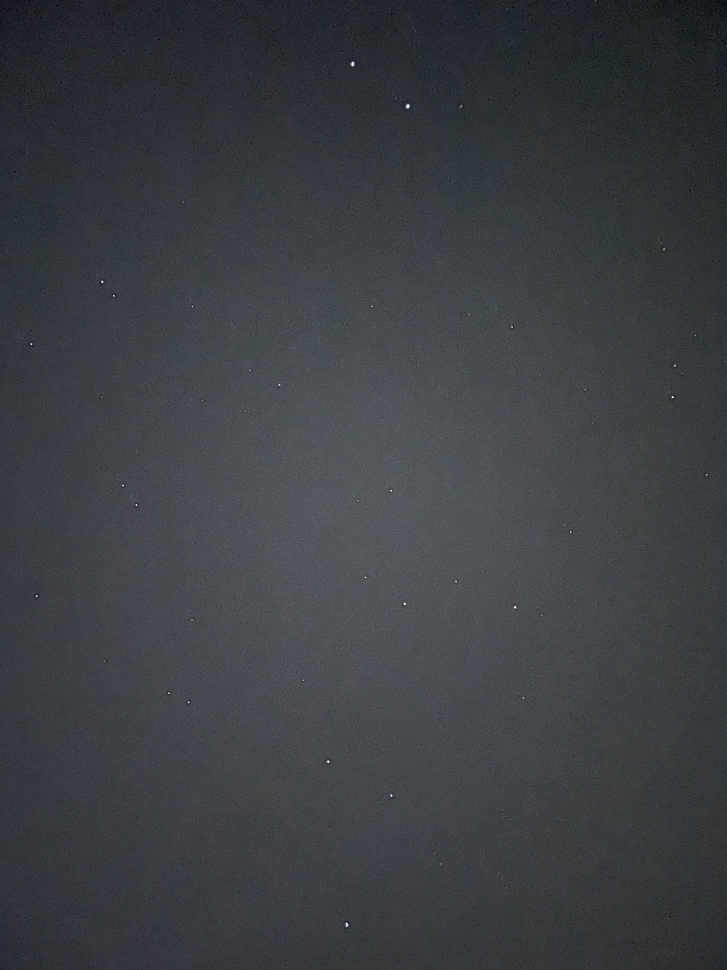
#> input picture Stars/IMG_3063.jpeg, 727 x 970 px, shrunk from 3024 x 4032 before the run
$ python main.py
#> lines starting #> are read from the running program, lines starting #| are printed output that depends on the picture; after the words box and inside, x2 and y2 are one past the last pixel; in counts of white or black regions, pixels touching at a corner belong together
### star_detector.py
import cv2
import numpy as np

class StarDetector:
    def __init__(self, threshold=127, min_area=5, max_area=2000, min_circularity=0.5, max_aspect_ratio=1.5):
        """
        Initialize the star detector with thresholding parameters.

        Args:
            threshold (int): Threshold value for binary image creation (0-255)
            min_area (float): Minimum area of stars to detect
            max_area (float): Maximum area of stars to detect
            min_circularity (float): Minimum circularity ratio (0-1) for star detection
            max_aspect_ratio (float): Maximum aspect ratio for star detection
        """
        self.threshold = threshold
        self.min_area = min_area
        self.max_area = max_area
        self.min_circularity = min_circularity
        self.max_aspect_ratio = max_aspect_ratio

    def detect_stars(self, image_path):
        """
        Detect stars in an image using thresholding and contour detection.

        Args:
            image_path (str): Path to the image file

        Returns:
            numpy.ndarray: Array of star centroids (x, y coordinates)
        """
        # Read image
        img = cv2.imread(image_path, cv2.IMREAD_GRAYSCALE)
        if img is None:
            raise ValueError(f"Could not load image: {image_path}")

        # Apply thresholding
        _, binary = cv2.threshold(img, self.threshold, 255, cv2.THRESH_BINARY)

        # Find contours
        contours, _ = cv2.findContours(binary, cv2.RETR_EXTERNAL, cv2.CHAIN_APPROX_SIMPLE)

        star_positions = []
        for contour in contours:
            # Calculate contour area
            area = cv2.contourArea(contour)

            # Filter by area
            if self.min_area <= area <= self.max_area:
                # Calculate circularity
                perimeter = cv2.arcLength(contour, True)
                if perimeter > 0:
                    circularity = 4 * np.pi * area / (perimeter * perimeter)

                    # Get rotated rectangle to check aspect ratio
                    rect = cv2.minAreaRect(contour)
                    width = rect[1][0]
                    height = rect[1][1]

                    # Avoid division by zero
                    if width > 0 and height > 0:
                        aspect_ratio = max(width, height) / min(width, height)

                        # Filter by circularity and aspect ratio
                        if circularity > self.min_circularity and aspect_ratio <= self.max_aspect_ratio:
                            # Calculate centroid
                            M = cv2.moments(contour)
                            if M["m00"] != 0:
                                cx = M["m10"] / M["m00"]
                                cy = M["m01"] / M["m00"]
                                star_positions.append([cx, cy])

        return np.array(star_positions)

    # [16 lines left out: function visualize_detections, not called in this run]

### triangle_matcher.py
import numpy as np
import itertools
from scipy.spatial import cKDTree
import cv2
import random

class TriangleMatcher:
    def __init__(self, tolerance=1e-2, angle_tolerance=1.0, match_distance=10.0, min_match_threshold=0.25, min_match_count=3, max_tries=500):
        """
        Initialize the triangle matcher.

        Args:
            tolerance (float): Tolerance for side length ratio matching
            angle_tolerance (float): Tolerance for angle matching in degrees
            match_distance (float): Maximum distance for point matching after transform
            min_match_count (int): Minimum number of stars that must match to consider a valid transformation
            max_tries (int): Maximum number of random triangles to try
        """
        self.tolerance = tolerance
        self.angle_tolerance = angle_tolerance
        self.match_distance = match_distance
        self.min_match_count = min_match_count
        self.max_tries = max_tries  # Maximum number of random triangles to try
        self.min_match_threshold = min_match_threshold
    def _compute_image_bounds(self, points):
        """Compute the bounding box of points."""
        if len(points) == 0:
            return 0, 0, 0, 0
        points = np.array(points)
        min_x, min_y = np.min(points, axis=0)
        max_x, max_y = np.max(points, axis=0)
        return min_x, min_y, max_x, max_y

    def _compute_angles(self, p1, p2, p3):
        """Compute angles of a triangle in degrees."""
        v1 = np.array(p2) - np.array(p1)
        v2 = np.array(p3) - np.array(p1)
        v3 = np.array(p3) - np.array(p2)

        def angle_between(v1, v2):
            cos_angle = np.dot(v1, v2) / (np.linalg.norm(v1) * np.linalg.norm(v2))
            cos_angle = np.clip(cos_angle, -1.0, 1.0)
            return np.degrees(np.arccos(cos_angle))

        angles = [
            angle_between(v1, v2),
            angle_between(-v1, v3),
            angle_between(-v2, -v3)
        ]
        return sorted(angles)

    def _is_valid_triangle(self, p1, p2, p3, points, min_angle=15.0, min_side_ratio=0.2):
        """Check if triangle is valid for matching."""
        # Get image bounds
        min_x, min_y, max_x, max_y = self._compute_image_bounds(points)
        image_diagonal = np.sqrt((max_x - min_x)**2 + (max_y - min_y)**2)
        min_side_length = image_diagonal * 0.05  # 5% of image diagonal
        max_side_length = image_diagonal * 0.8   # 80% of image diagonal

        # Get side lengths
        sides = sorted([
            np.linalg.norm(np.array(p1) - np.array(p2)),
            np.linalg.norm(np.array(p2) - np.array(p3)),
            np.linalg.norm(np.array(p1) - np.array(p3))
        ])

        # Check side lengths relative to image size
        if sides[0] < min_side_length or sides[2] > max_side_length:
            return False

        # Check minimum side ratio
        if sides[0] / sides[2] < min_side_ratio:
            return False

        # Check angles
        angles = self._compute_angles(p1, p2, p3)
        if angles[0] < min_angle:  # Smallest angle too small
            return False

        return True

    def _triangle_signature(self, p1, p2, p3, points):
        """Compute signature of a triangle."""
        if not self._is_valid_triangle(p1, p2, p3, points):
            return None

        # Get side lengths
        sides = sorted([
            np.linalg.norm(np.array(p1) - np.array(p2)),
            np.linalg.norm(np.array(p2) - np.array(p3)),
            np.linalg.norm(np.array(p1) - np.array(p3))
        ])

        # Normalize by longest side
        ratios = (sides[0]/sides[2], sides[1]/sides[2])
        angles = self._compute_angles(p1, p2, p3)

        # Round to handle numerical precision
        ratios = tuple(round(r / self.tolerance) * self.tolerance for r in ratios)
        angles = tuple(round(a / self.angle_tolerance) * self.angle_tolerance for a in angles)

        return (ratios, angles)

    # [69 lines left out: functions _compute_transform, _try_transform, not called in this run]

    def _build_triangle_db(self, stars):
        """Build a hash table of triangle signatures from the second image."""
        triangle_db = {}
        for i, j, k in itertools.combinations(range(len(stars)), 3):
            sig = self._triangle_signature(stars[i], stars[j], stars[k], stars)
            if sig:
                triangle_db.setdefault(sig, []).append((i, j, k))
        return triangle_db

    def find_match(self, stars1, stars2):
        """Find best matching triangle pattern between two star sets."""
        print(f"\nSearching for matches between {len(stars1)} and {len(stars2)} stars")

        # Calculate minimum required matches (30% of stars1)
        min_required_matches = int(self.min_match_threshold * len(stars1))
        self.min_match_count = max(self.min_match_count, min_required_matches)

        # Build hash table of triangles from image 2
        print("Building triangle database from reference image...")
        triangle_db = self._build_triangle_db(stars2)
        print(f"Created database with {len(triangle_db)} unique triangle patterns")
        print(f"Requiring at least {self.min_match_count} matches ({(self.min_match_count/len(stars1)*100):.1f}% of stars)")

        best_match = None
        best_count = self.min_match_count - 1
        best_tri1 = best_tri2 = None

        # Get all possible triangle vertex combinations from image 1
        all_triangles = list(itertools.combinations(range(len(stars1)), 3))
        random.shuffle(all_triangles)  # Randomize the order

        # Try random triangles from image 1
        num_tries = min(self.max_tries, len(all_triangles))
        print(f"Will try {num_tries} random triangles from image 1")

        for try_num, (i, j, k) in enumerate(all_triangles[:num_tries]):
            # print(f"Try {try_num + 1}/{num_tries}...")

            # Get triangle signature
            tri1_pts = [stars1[i], stars1[j], stars1[k]]
            sig = self._triangle_signature(*tri1_pts, stars1)
            if sig is None:
                continue

            # Check all matching triangles in the database
            if sig in triangle_db:
                for i2, j2, k2 in triangle_db[sig]:
                    transformed, count = self._try_transform(
                        stars1, stars2,
                        [i, j, k],
                        [i2, j2, k2]
                    )

                    if transformed is not None and count > best_count:
                        print(f"New best match! {count} stars aligned ({(count/len(stars1)*100):.1f}%)")
                        best_match = transformed
                        best_count = count
                        best_tri1 = np.array(tri1_pts)
                        best_tri2 = np.array([stars2[i2], stars2[j2], stars2[k2]])

        if best_match is not None and best_count >= self.min_match_count:
            print(f"\nBest match found: {best_count} stars aligned ({(best_count/len(stars1)*100):.1f}%)")
            return best_match, best_count, best_tri1, best_tri2

        print(f"\nNo good matches found meeting the {self.min_match_threshold*100}% threshold")
        return None, 0, None, None

    def _build_kdtree(self, points):
        """Build a KD-tree for the given points."""
        return cKDTree(points)

### main.py
import matplotlib.pyplot as plt
from star_detector import StarDetector
from triangle_matcher import TriangleMatcher
import cv2
import numpy as np

# Add color constants
YELLOW = '\033[93m'
RESET = '\033[0m'

# [13 lines left out: function draw_triangle, not called in this run]

def main():
    # Initialize components with thresholding parameters
    detector = StarDetector(
        threshold=120,              # Brightness threshold (adjust based on image brightness)
        min_area=4,                 # Minimum star size
        max_area=2000               # Maximum star size
    )
    matcher = TriangleMatcher(
        tolerance=0.05,             # More lenient ratio matching
        angle_tolerance=1.0,        # More lenient angle matching
        match_distance=15.0,        # More lenient distance matching
        max_tries=500              # More tries for better results
    )

    # Image paths
    img1_path = 'Stars/IMG_3063.jpeg'
    img2_path = 'Stars/IMG_3061.jpeg'

    try:
        # Detect stars in both images
        stars_img1 = detector.detect_stars(img1_path)
#> in detect_stars, `_, binary = cv2.threshold(img, self.threshold, 255, cv2.THRESH_BINARY)`:
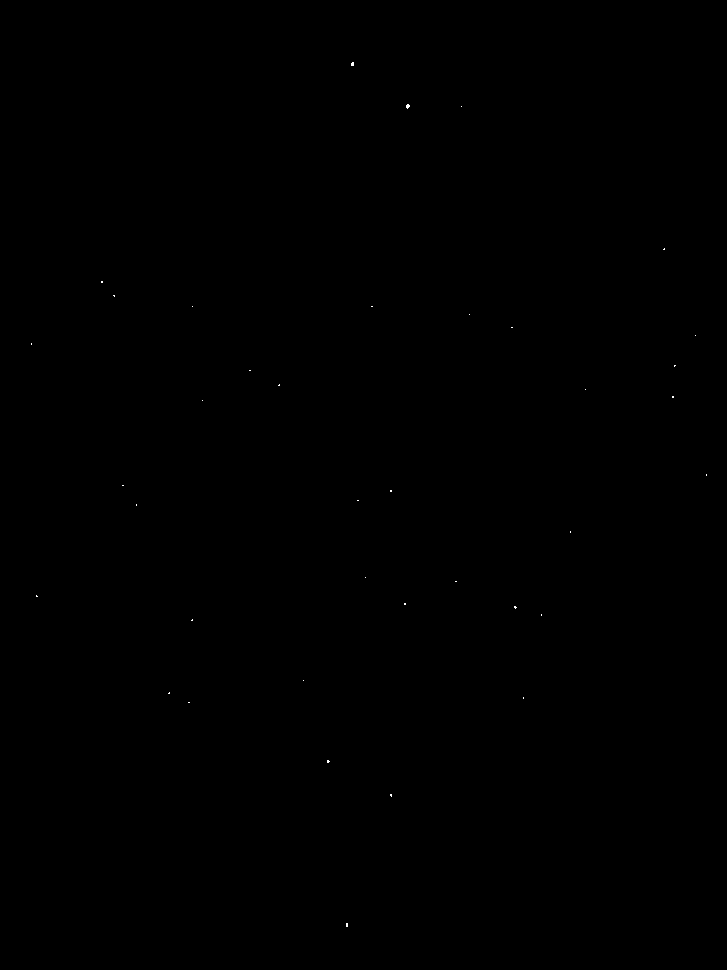
#> binary: shape (970, 727); 0.02% white in thin lines or dots, all inside (x1, y1, x2, y2) = (31, 62, 707, 927)
#> in detect_stars, `contours, _ = cv2.findContours(binary, cv2.RETR_EXTERNAL, cv2.CHAIN_AP..`: contours = 38 contours, all with area under 20
#> the loop in detect_stars, `for contour in contours:` made 38 passes
#> (area, perimeter, circularity, rect, width, height, aspect_ratio, cx) on passes 37 to 38: (8.5, 11.07, 0.871, ((407.3, 105.8), (3.54, 2.83), -45), 3.54, 2.83, 1.25, 407.4), (5.5, 9.41, 0.78, ((352, 63.5), (3, 2), -90), 3, 2, 1.5, 352.1)
#> after the loop in detect_stars, `for contour in contours:`: star_positions = [[407.4, 105.8], [352.1, 63.61]]
#> stars_img1 = [[407.4, 105.8], [352.1, 63.61]]
        stars_img2 = detector.detect_stars(img2_path)
#> call 2 of detect_stars, with image_path = 'Stars/IMG_3061.jpeg'
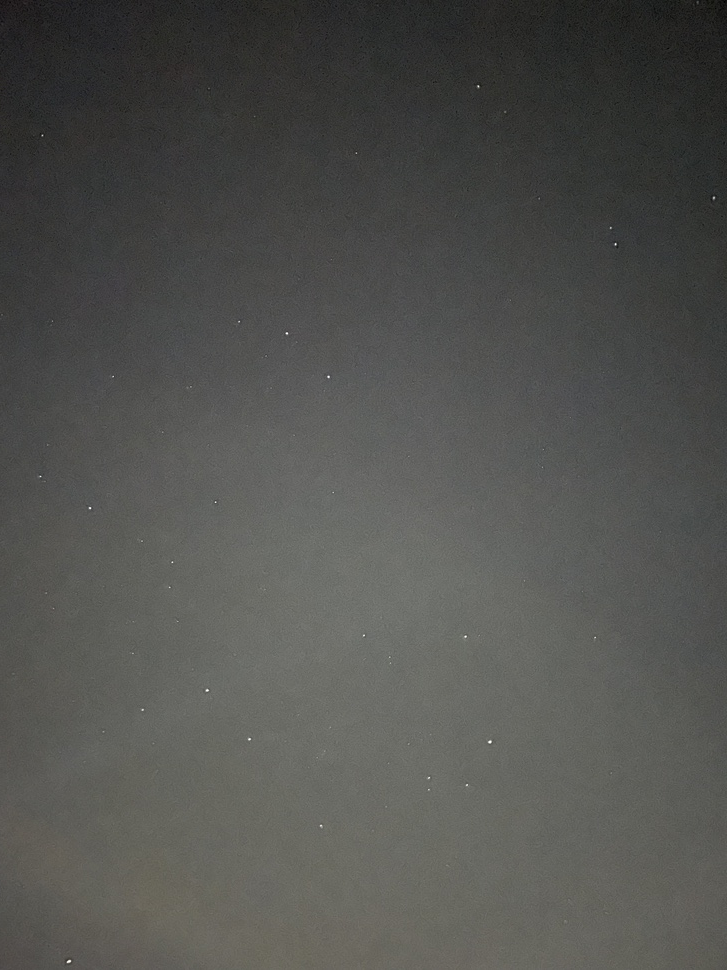
#> input picture Stars/IMG_3061.jpeg, 727 x 970 px, shrunk from 3024 x 4032 before the run
#> in detect_stars (call 2), `_, binary = cv2.threshold(img, self.threshold, 255, cv2.THRESH_BINARY)`:
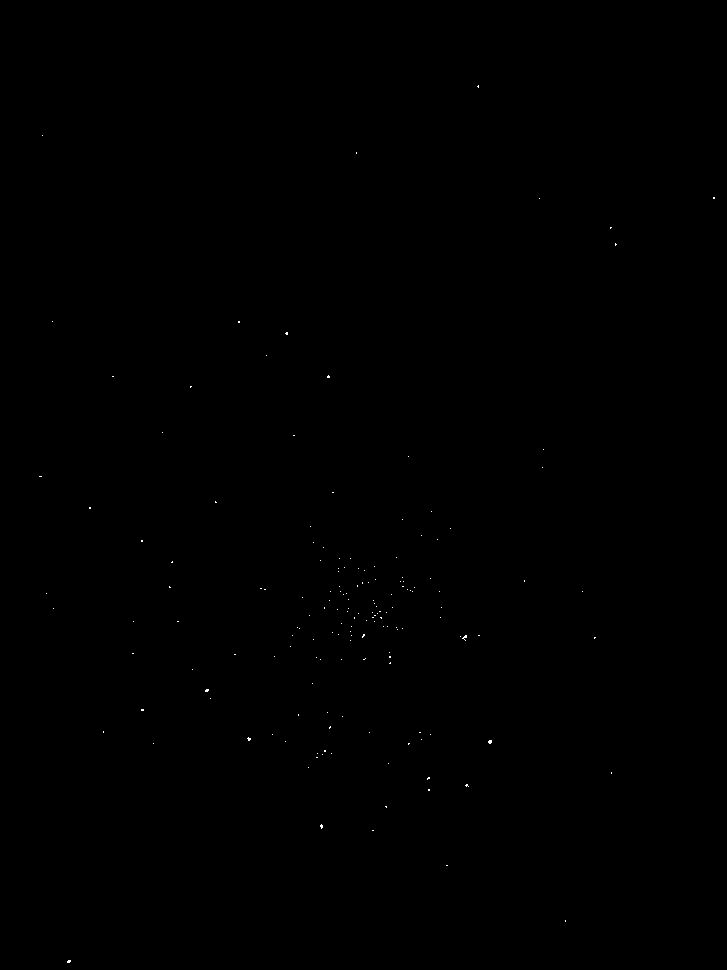
#> binary: shape (970, 727); 0.05% white in thin lines or dots, all inside (x1, y1, x2, y2) = (39, 85, 715, 963)
#> in detect_stars (call 2), `contours, _ = cv2.findContours(binary, cv2.RETR_EXTERNAL, cv2.CHAIN_AP..`: contours = 166 contours, all with area under 20
#> the loop in detect_stars (call 2), `for contour in contours:` made 166 passes
#> (area, perimeter, circularity, rect, width, height, aspect_ratio, cx) on passes 1, 5, 21, 23, 35: (5, 8.83, 0.806, ((68.5, 961), (2, 3), -90), 2, 3, 1.5, 68.5), (5, 9.66, 0.674, ((321, 826), (2.83, 2.83), -45), 2.83, 2.83, 1, 321.1), (7.5, 10.24, 0.898, ((489.5, 741.5), (3, 3), -90), 3, 3, 1, 489.6), (5, 9.66, 0.674, ((248.5, 738.5), (2.83, 2.83), -45), 2.83, 2.83, 1, 248.6), (5, 8.83, 0.806, ((206.5, 690), (2, 3), -90), 2, 3, 1.5, 206.5)
#> after the loop in detect_stars (call 2), `for contour in contours:`: star_positions = [[68.5, 961], [321.1, 825.8], [489.6, 741.4], [248.6, 738.6], [206.5, 690]]
#> stars_img2 has the same summary as star_positions in detect_stars

        if len(stars_img1) == 0 or len(stars_img2) == 0:
            print("No stars detected! Try adjusting the threshold value.")
            return

        print(f"Detected {len(stars_img1)} stars in image 1")
#| Detected 2 stars in image 1
        print(f"Detected {len(stars_img2)} stars in image 2")
#| Detected 5 stars in image 2

        # Validate that second image has more stars
        if len(stars_img2) <= len(stars_img1):
            print(f"\n{YELLOW}Warning: The second image should have more stars than the first image!")
            print(f"First image: {len(stars_img1)} stars")
            print(f"Second image: {len(stars_img2)} stars")
            print(f"Consider swapping the order of your input images.{RESET}\n")
            return

        print("Searching for best matching triangle pattern...")

        # Find matching triangles and transform
        transformed_stars, match_count, triangle1, triangle2 = matcher.find_match(stars_img1, stars_img2)
#| Searching for matches between 2 and 5 stars
#> in find_match, `min_required_matches = int(self.min_match_threshold * len(stars1))`: min_required_matches = 0
#> in find_match, `self.min_match_count = max(self.min_match_count, min_required_matches)`: self.min_match_count = 3
#> the loop in _build_triangle_db, `for i, j, k in itertools.combinations(range(len(stars)), 3):` made 10 passes
#> (i, j, k) on passes 2, 3, 7, 8: (0, 1, 3), (0, 1, 4), (1, 2, 3), (1, 2, 4)
#> after the loop in _build_triangle_db, `for i, j, k in itertools.combinations(range(len(stars)), 3):`: triangle_db = {((0.4, 1), (23, 78, 79)): [(0, 1, 3)], ((0.6, 0.95), (35, 67, 78)): [(0, 1, 4)], ((0.45, 0.8), (27, 50, 103)): [(1, 2, 3)], ((0.6, 0.65), (37, 40, 104)): [(1, 2, 4)]}
#| Created database with 4 unique triangle patterns
#| Requiring at least 3 matches (150.0% of stars)
#> in find_match, `best_count = self.min_match_count - 1`: best_count = 2
#> in find_match, `all_triangles = list(itertools.combinations(range(len(stars1)), 3))`: all_triangles = []
#> in find_match, `num_tries = min(self.max_tries, len(all_triangles))`: num_tries = 0
#| Will try 0 random triangles from image 1
#> after the loop in find_match, `for try_num, (i, j, k) in enumerate(all_triangles[:num_tries]):`: best_count = 2
#> match_count = 0

        if transformed_stars is not None:
            match_percentage = (match_count / len(stars_img1)) * 100
            print(f"Found best matching pattern!")
            print(f"Matched {match_count} stars out of {len(stars_img1)} ({match_percentage:.1f}%)")

            # Create visualization
            plt.figure(figsize=(12, 5))

            # Plot original image 1 with matching triangle
            plt.subplot(121)
            img1_vis = detector.visualize_detections(img1_path, stars_img1)
            draw_triangle(img1_vis, triangle1, color=(0, 255, 255), thickness=2)  # yellow triangle
            plt.imshow(cv2.cvtColor(img1_vis, cv2.COLOR_BGR2RGB))
            plt.title("Image 1 with Matching Triangle\n" + 'detected stars: ' + str(len(stars_img1)))
            plt.axis('off')

            # Plot original image 2 with matching triangle and transformed stars
            plt.subplot(122)
            img2_vis = detector.visualize_detections(img2_path, stars_img2)
            draw_triangle(img2_vis, triangle2, color=(0, 255, 255), thickness=2)  # yellow triangle

            # Draw transformed stars as red X markers
            for point in transformed_stars:
                point = point.astype(np.int32)
                size = 10
                thickness = 2
                color = (0, 0, 255)  # Red color in BGR
                cv2.line(img2_vis,
                        (point[0] - size, point[1] - size),
                        (point[0] + size, point[1] + size),
                        color, thickness)
                cv2.line(img2_vis,
                        (point[0] - size, point[1] + size),
                        (point[0] + size, point[1] - size),
                        color, thickness)

            # Draw lines between matched pairs
            tree = matcher._build_kdtree(stars_img2)
            dists, indices = tree.query(transformed_stars, distance_upper_bound=matcher.match_distance)
            for i, (dist, idx) in enumerate(zip(dists, indices)):
                if dist != np.inf:
                    start_point = tuple(transformed_stars[i].astype(np.int32))
                    end_point = tuple(stars_img2[idx].astype(np.int32))
                    cv2.line(img2_vis, start_point, end_point, (0, 255, 0), 1)  # Green lines with alpha=0.3

            plt.imshow(cv2.cvtColor(img2_vis, cv2.COLOR_BGR2RGB))
            plt.title(f"Image 2 with Matches\n{match_count} matches ({match_percentage:.1f}%)\n{len(stars_img2)} stars detected")
            plt.axis('off')

            # Add custom legend
            from matplotlib.patches import Patch
            from matplotlib.lines import Line2D

            legend_elements = [
                Line2D([0], [0], marker='o', color='green', markerfacecolor='green', markersize=8, label='Database Stars'),
                Line2D([0], [0], marker='x', color='red', markersize=8, label='Transformed Stars'),
                Line2D([0], [0], color='yellow', label='Matching Triangle')
            ]
            plt.legend(handles=legend_elements, loc='center left', bbox_to_anchor=(1, 0.5))

            plt.tight_layout()
            plt.show()
        else:
            print("No matching triangle patterns found that meet the minimum match criteria.")
            print("Try adjusting the matcher parameters (tolerance, angle_tolerance, or min_match_count)")

    except ValueError as e:
        print(f"Error: {e}")
        print("Please ensure the image paths are correct")

if __name__ == "__main__":
    main()
